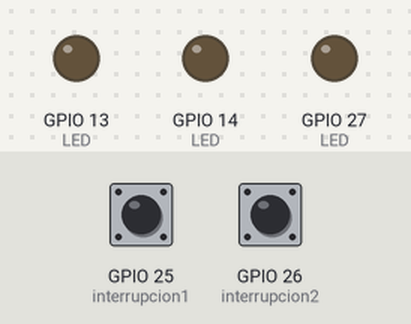
A program run on a simulated ESP32. Shown: output pins drawn as LEDs (lit = HIGH). The inputs (shaded band) are chosen by the test bench; at power-on: GPIO 25 (interrupcion1) LOW, GPIO 26 (interrupcion2) HIGH.

Above: at 1.2 s.
1.3 s: GPIO 25 (interrupcion1) pulled HIGH for 0.15 s
At 2.5 s:
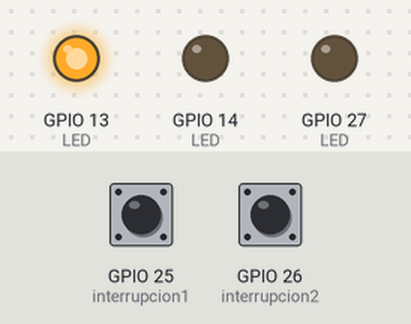
2.9 s: GPIO 25 (interrupcion1) pulled HIGH for 1 s
At 3.7 s:
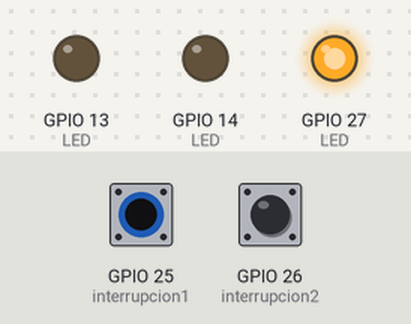
5.4 s: GPIO 25 (interrupcion1) pulled HIGH for 0.15 s
At 6.6 s:
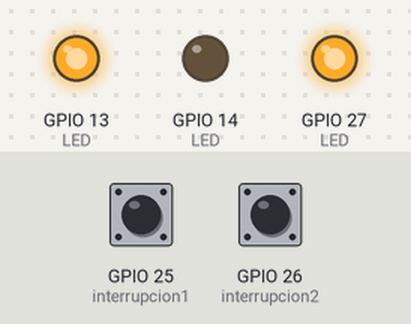
7.0 s: GPIO 25 (interrupcion1) pulled HIGH for 3.2 s
At 8.0 s:
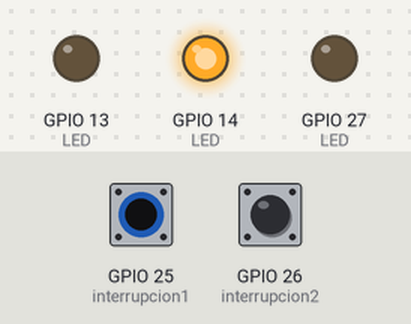
11.7 s: GPIO 25 (interrupcion1) pulled HIGH for 0.15 s
At 12.8 s:
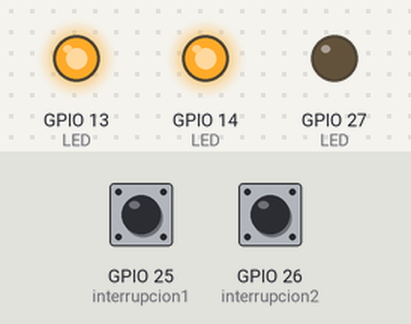
13.3 s: GPIO 25 (interrupcion1) pulled HIGH for 1 s
At 14.0 s:
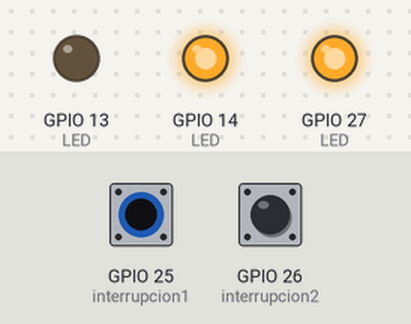
Timing chart, 0 to 16.3 s (numbered marks = the images above; inputs shaded):
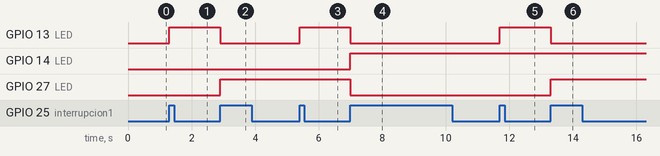

The program:

main.cpp
```cpp
#include <Arduino.h>
#define interrupcion1 25
#define interrupcion2 26
#define A 14
#define B 27
#define C 13

uint8_t LED[3] = {A, B, C};
uint8_t estados[3] = {0,0,0};

volatile int8_t cuenta = 0;

void ISR_Incrementa();
void ISR_Decrementa();
void mostrarCuenta(uint8_t valor);


void setup() {
  //Configuración de puertos
  pinMode(interrupcion1, INPUT_PULLDOWN);
  pinMode(interrupcion2, INPUT_PULLUP);

  for(uint8_t i = 0; i< sizeof(LED)/sizeof(LED[0]); i++){
    pinMode(LED[i], OUTPUT);
  }

  //Configuración de Interrupciones Externas
  attachInterrupt(digitalPinToInterrupt(interrupcion1), ISR_Incrementa,RISING);
  attachInterrupt(digitalPinToInterrupt(interrupcion2), ISR_Decrementa,FALLING);

}

void loop() {
  if(cuenta>7){
    cuenta = 0;
  }else if(cuenta<0){
    cuenta = 7;
  }
    mostrarCuenta(cuenta);
}

void IRAM_ATTR ISR_Incrementa(){
  cuenta++;
}

void IRAM_ATTR ISR_Decrementa(){
  cuenta--;
}

void mostrarCuenta(uint8_t valor){
  switch(valor){
    case 0:
      estados[0] = 0;
      estados[1] = 0;
      estados[2] = 0;
    break;

    case 1:
      estados[0] = 0;
      estados[1] = 0;
      estados[2] = 1;
    break;

    case 2:
      estados[0] = 0;
      estados[1] = 1;
      estados[2] = 0;
    break;

    case 3:
      estados[0] = 0;
      estados[1] = 1;
      estados[2] = 1;
    break;

    case 4:
      estados[0] = 1;
      estados[1] = 0;
      estados[2] = 0;
    break;

    case 5:
      estados[0] = 1;
      estados[1] = 0;
      estados[2] = 1;
    break;

    case 6:
      estados[0] = 1;
      estados[1] = 1;
      estados[2] = 0;
    break;

    case 7:
      estados[0] = 1;
      estados[1] = 1;
      estados[2] = 1;
    break;

    default:
        estados[0] = 1;
        estados[1] = 1;
        estados[2] = 1;
    break;
  }

   for(uint8_t i = 0; i< sizeof(LED)/sizeof(LED[0]); i++){
    digitalWrite(LED[i], estados[i]);
  }

}
```

Measured:
- after the input at 1.3 s, GPIO 13 (LED): LOW → HIGH at once
- after the input at 2.9 s, GPIO 13 (LED): HIGH → LOW at once; GPIO 27 (LED): LOW → HIGH at once
- after the input at 5.4 s, GPIO 13 (LED): LOW → HIGH at once
- after the input at 7.0 s, GPIO 13 (LED), GPIO 27 (LED): HIGH → LOW at once; GPIO 14 (LED): LOW → HIGH at once
- after the input at 11.7 s, GPIO 13 (LED): LOW → HIGH at once
- after the input at 13.3 s, GPIO 13 (LED): HIGH → LOW at once; GPIO 27 (LED): LOW → HIGH at once
